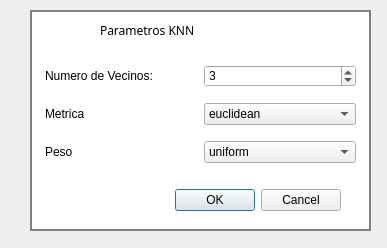
<?xml version="1.0" encoding="UTF-8"?>
<ui version="4.0">
 <class>DialogKNN</class>
 <widget class="QDialog" name="DialogKNN">
  <property name="geometry">
   <rect>
    <x>0</x>
    <y>0</y>
    <width>387</width>
    <height>248</height>
   </rect>
  </property>
  <property name="windowTitle">
   <string>Parametros KNN</string>
  </property>
  <widget class="QFrame" name="frame">
   <property name="geometry">
    <rect>
     <x>30</x>
     <y>10</y>
     <width>341</width>
     <height>221</height>
    </rect>
   </property>
   <property name="styleSheet">
    <string notr="true">#frame {
border: 2px solid gray;
background: white;

}</string>
   </property>
   <property name="frameShape">
    <enum>QFrame::StyledPanel</enum>
   </property>
   <property name="frameShadow">
    <enum>QFrame::Raised</enum>
   </property>
   <widget class="QLabel" name="label">
    <property name="geometry">
     <rect>
      <x>70</x>
      <y>10</y>
      <width>151</width>
      <height>21</height>
     </rect>
    </property>
    <property name="font">
     <font>
      <family>Arial Black</family>
     </font>
    </property>
    <property name="text">
     <string>Parametros KNN</string>
    </property>
   </widget>
   <widget class="QDialogButtonBox" name="buttonBox">
    <property name="geometry">
     <rect>
      <x>90</x>
      <y>170</y>
      <width>221</width>
      <height>41</height>
     </rect>
    </property>
    <property name="orientation">
     <enum>Qt::Horizontal</enum>
    </property>
    <property name="standardButtons">
     <set>QDialogButtonBox::Cancel|QDialogButtonBox::Ok</set>
    </property>
   </widget>
   <widget class="QWidget" name="verticalLayoutWidget">
    <property name="geometry">
     <rect>
      <x>10</x>
      <y>40</y>
      <width>321</width>
      <height>131</height>
     </rect>
    </property>
    <layout class="QVBoxLayout" name="verticalLayout">
     <property name="margin">
      <number>5</number>
     </property>
     <item>
      <layout class="QHBoxLayout" name="horizontalLayout">
       <item>
        <widget class="QLabel" name="label_2">
         <property name="font">
          <font>
           <family>Arial</family>
          </font>
         </property>
         <property name="text">
          <string>Numero de Vecinos:</string>
         </property>
        </widget>
       </item>
       <item>
        <widget class="QSpinBox" name="spinBox_numVecinos">
         <property name="minimum">
          <number>1</number>
         </property>
         <property name="value">
          <number>3</number>
         </property>
        </widget>
       </item>
      </layout>
     </item>
     <item>
      <layout class="QHBoxLayout" name="horizontalLayout_3">
       <item>
        <widget class="QLabel" name="label_3">
         <property name="font">
          <font>
           <family>Arial</family>
          </font>
         </property>
         <property name="text">
          <string>Metrica</string>
         </property>
        </widget>
       </item>
       <item>
        <widget class="QComboBox" name="comboBox_metrica">
         <item>
          <property name="text">
           <string>euclidean</string>
          </property>
         </item>
         <item>
          <property name="text">
           <string>manhattan</string>
          </property>
         </item>
         <item>
          <property name="text">
           <string>maximal</string>
          </property>
         </item>
         <item>
          <property name="text">
           <string>mahalanobis</string>
          </property>
         </item>
        </widget>
       </item>
      </layout>
     </item>
     <item>
      <layout class="QHBoxLayout" name="horizontalLayout_2">
       <item>
        <widget class="QLabel" name="label_4">
         <property name="font">
          <font>
           <family>Arial</family>
          </font>
         </property>
         <property name="text">
          <string>Peso</string>
         </property>
        </widget>
       </item>
       <item>
        <widget class="QComboBox" name="comboBox_peso">
         <item>
          <property name="text">
           <string>uniform</string>
          </property>
         </item>
         <item>
          <property name="text">
           <string>distance</string>
          </property>
         </item>
        </widget>
       </item>
      </layout>
     </item>
    </layout>
   </widget>
  </widget>
 </widget>
 <resources/>
 <connections>
  <connection>
   <sender>buttonBox</sender>
   <signal>accepted()</signal>
   <receiver>DialogKNN</receiver>
   <slot>accept()</slot>
   <hints>
    <hint type="sourcelabel">
     <x>248</x>
     <y>254</y>
    </hint>
    <hint type="destinationlabel">
     <x>157</x>
     <y>274</y>
    </hint>
   </hints>
  </connection>
  <connection>
   <sender>buttonBox</sender>
   <signal>rejected()</signal>
   <receiver>DialogKNN</receiver>
   <slot>reject()</slot>
   <hints>
    <hint type="sourcelabel">
     <x>316</x>
     <y>260</y>
    </hint>
    <hint type="destinationlabel">
     <x>286</x>
     <y>274</y>
    </hint>
   </hints>
  </connection>
 </connections>
</ui>
